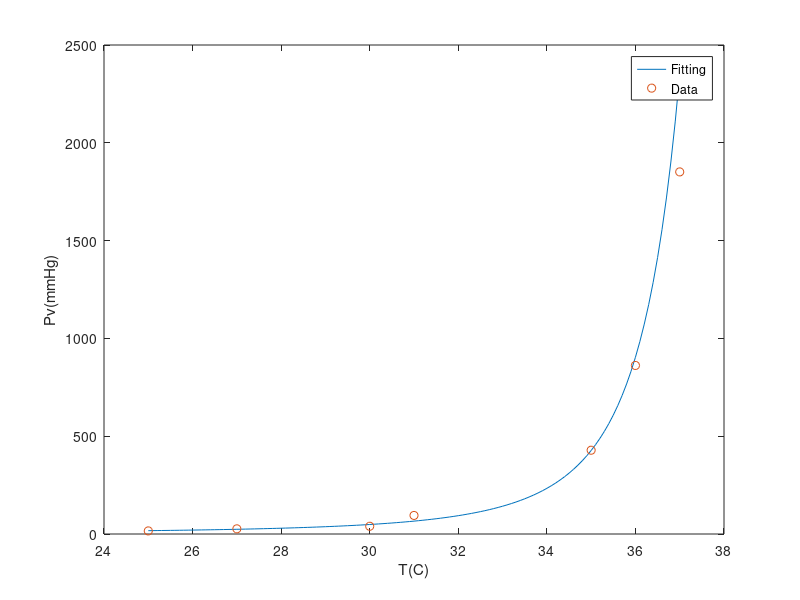

The MATLAB script that drew this image:
% antvp.m: vapor pressure by Antoine eqn. 
T =  [25 27 30 31 35 36 37]; Pv =  [15.8 26.43 39.56 94.91 428.35 861.71 1851.24]; 
X  =  [ones(1,length(T)); 1./T; log10(Pv)./T]'; 
b  =  inv(X'*X)*X'*log10(Pv)'; A  =  b(1), C  =  -b(3), B  =  b(2)-A*C 
Ti  =  T(1):0.1:T(end); Pvi  =  10.^(A + B./(Ti+C)); 
plot(Ti,Pvi,T,Pv,'o'), xlabel('T(C)'), ylabel('Pv(mmHg)'), legend('Fitting','Data') 
